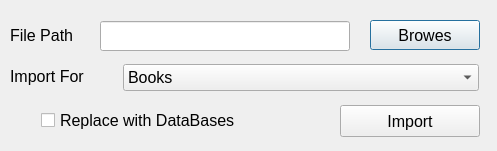
<?xml version="1.0" encoding="UTF-8"?>
<ui version="4.0">
 <class>Dialog</class>
 <widget class="QDialog" name="Dialog">
  <property name="geometry">
   <rect>
    <x>0</x>
    <y>0</y>
    <width>497</width>
    <height>151</height>
   </rect>
  </property>
  <property name="font">
   <font>
    <family>Microsoft YaHei UI</family>
    <pointsize>12</pointsize>
   </font>
  </property>
  <property name="windowTitle">
   <string>Dialog</string>
  </property>
  <widget class="QLineEdit" name="lineEdit">
   <property name="geometry">
    <rect>
     <x>100</x>
     <y>21</y>
     <width>250</width>
     <height>30</height>
    </rect>
   </property>
  </widget>
  <widget class="QLabel" name="label">
   <property name="geometry">
    <rect>
     <x>10</x>
     <y>20</y>
     <width>80</width>
     <height>30</height>
    </rect>
   </property>
   <property name="styleSheet">
    <string notr="true">font: 12pt &quot;Microsoft YaHei UI&quot;;</string>
   </property>
   <property name="text">
    <string>File Path</string>
   </property>
  </widget>
  <widget class="QPushButton" name="openbtn">
   <property name="geometry">
    <rect>
     <x>370</x>
     <y>20</y>
     <width>110</width>
     <height>30</height>
    </rect>
   </property>
   <property name="styleSheet">
    <string notr="true">font: 12pt &quot;Microsoft YaHei UI&quot;;</string>
   </property>
   <property name="text">
    <string>Browes</string>
   </property>
  </widget>
  <widget class="QPushButton" name="importbtn">
   <property name="geometry">
    <rect>
     <x>340</x>
     <y>105</y>
     <width>140</width>
     <height>32</height>
    </rect>
   </property>
   <property name="styleSheet">
    <string notr="true">font: 12pt &quot;Microsoft YaHei UI&quot;;</string>
   </property>
   <property name="text">
    <string>Import</string>
   </property>
  </widget>
  <widget class="QCheckBox" name="checkBox">
   <property name="geometry">
    <rect>
     <x>41</x>
     <y>105</y>
     <width>224</width>
     <height>30</height>
    </rect>
   </property>
   <property name="styleSheet">
    <string notr="true">font: 12pt &quot;Microsoft YaHei UI&quot;;</string>
   </property>
   <property name="text">
    <string>Replace with DataBases</string>
   </property>
  </widget>
  <widget class="QComboBox" name="comboBox">
   <property name="geometry">
    <rect>
     <x>123</x>
     <y>64</y>
     <width>356</width>
     <height>27</height>
    </rect>
   </property>
   <property name="styleSheet">
    <string notr="true">font: 12pt &quot;Microsoft YaHei UI&quot;;</string>
   </property>
   <item>
    <property name="text">
     <string>Books</string>
    </property>
   </item>
   <item>
    <property name="text">
     <string>Members</string>
    </property>
   </item>
   <item>
    <property name="text">
     <string>Cetagorys</string>
    </property>
   </item>
   <item>
    <property name="text">
     <string>Author</string>
    </property>
   </item>
   <item>
    <property name="text">
     <string>Publisher</string>
    </property>
   </item>
  </widget>
  <widget class="QLabel" name="label_2">
   <property name="geometry">
    <rect>
     <x>10</x>
     <y>61</y>
     <width>110</width>
     <height>30</height>
    </rect>
   </property>
   <property name="styleSheet">
    <string notr="true">font: 12pt &quot;Microsoft YaHei UI&quot;;</string>
   </property>
   <property name="text">
    <string>Import For</string>
   </property>
  </widget>
 </widget>
 <resources/>
 <connections/>
</ui>
